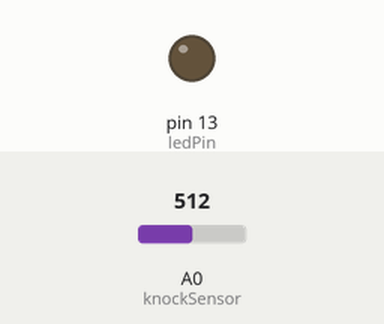
Recording of a sketch running on a simulated Arduino Uno, built with avr-gcc and run on an emulated ATmega328P. On the bench: output pins drawn as LEDs (lit = HIGH). The inputs (shaded band) are chosen by the test bench; at power-on: A0 (knockSensor) = 512. No radio packets arrive unless stated.

Above: at 1.2 s.
1.3 s: A0 (knockSensor) set to 625
2.8 s: A0 (knockSensor) set to 642
At 3.2 s:
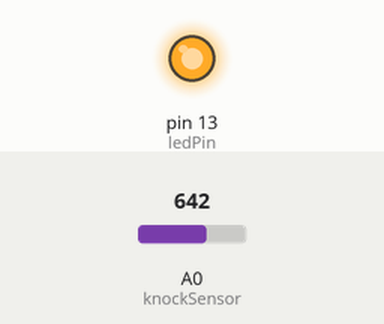
5.8 s: A0 (knockSensor) set to 388
8.8 s: A0 (knockSensor) set to 358
At 9.7 s:
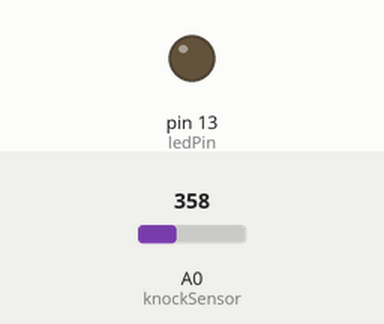
10.4 s: A0 (knockSensor) set to 268
11.9 s: A0 (knockSensor) set to 243
At 12.3 s:
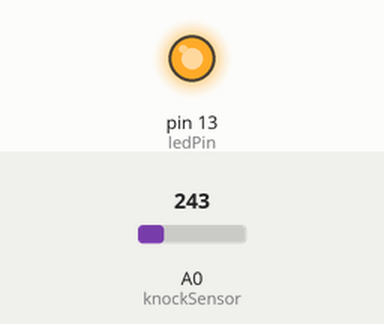
Timing chart, 0 to 14.9 s (numbered marks = the images above; inputs shaded):
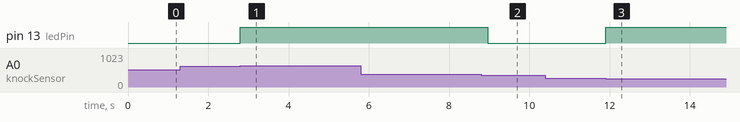

Measured:
- the behaviour switches between 631 and 632 on A0 (knockSensor) (found by bisection; images 0 and 1)
- the behaviour switches between 376 and 375 on A0 (knockSensor) (found by bisection; images 1 and 2)
- the behaviour switches between 256 and 255 on A0 (knockSensor) (found by bisection; images 2 and 3)
- after the input at 1.3 s, every drawn part: stays the same
- after the input at 2.8 s, pin 13 (ledPin): LOW → HIGH at once
- after the input at 8.8 s, pin 13 (ledPin): HIGH → LOW after 0.16 s
- after the input at 10.4 s, every drawn part: stays the same
- after the input at 11.9 s, pin 13 (ledPin): LOW → HIGH at once

The sketch:

tx.ino
```cpp
#include <VirtualWire.h>
char *controller;

int ledPin = 13;

int knockSensor = 0;

byte val = 0;

int statePin = LOW;

int THRESHOLD = 120;
int i=0;


void setup() {

 pinMode(ledPin, OUTPUT);

 Serial.begin(9600);


     vw_set_tx_pin(12);          // Sets pin D12 as the TX pin
    vw_set_ptt_inverted(true);  // Required for DR3100
    vw_setup(4000);	        // Bits per sec

}


void loop() {


  val = analogRead(knockSensor);


  if (val >= THRESHOLD) {

    //statePin = !statePin;

  //  digitalWrite(ledPin, statePin);
   // Serial.println(val);

    digitalWrite(ledPin, HIGH);

  delay(500);
  if(val>=120 && val <140){
        controller="1"  ;
        vw_send((uint8_t *)controller, strlen(controller));
        vw_wait_tx(); // Wait until the whole message is gone
        digitalWrite(ledPin, LOW);
    }

    if(val>=140 && val <160){
        controller="2"  ;
        vw_send((uint8_t *)controller, strlen(controller));
        vw_wait_tx(); // Wait until the whole message is gone
         digitalWrite(ledPin, LOW);
    }

     if(val>=160 && val <180){
        controller="3"  ;
        vw_send((uint8_t *)controller, strlen(controller));
        vw_wait_tx(); // Wait until the whole message is gone
         digitalWrite(ledPin, LOW);
    }
     if(val>=180 && val <200){
        controller="4"  ;
        vw_send((uint8_t *)controller, strlen(controller));
        vw_wait_tx(); // Wait until the whole message is gone
         digitalWrite(ledPin, LOW);
    }
     if(val>=200 && val <220){
        controller="5"  ;
        vw_send((uint8_t *)controller, strlen(controller));
        vw_wait_tx(); // Wait until the whole message is gone
         digitalWrite(ledPin, LOW);
    }
     if(val>=220){
        controller="5"  ;
        vw_send((uint8_t *)controller, strlen(controller));
        vw_wait_tx(); // Wait until the whole message is gone
         digitalWrite(ledPin, LOW);
    }

  }

    // we have to make a delay to avoid overloading the serial port

}
```
